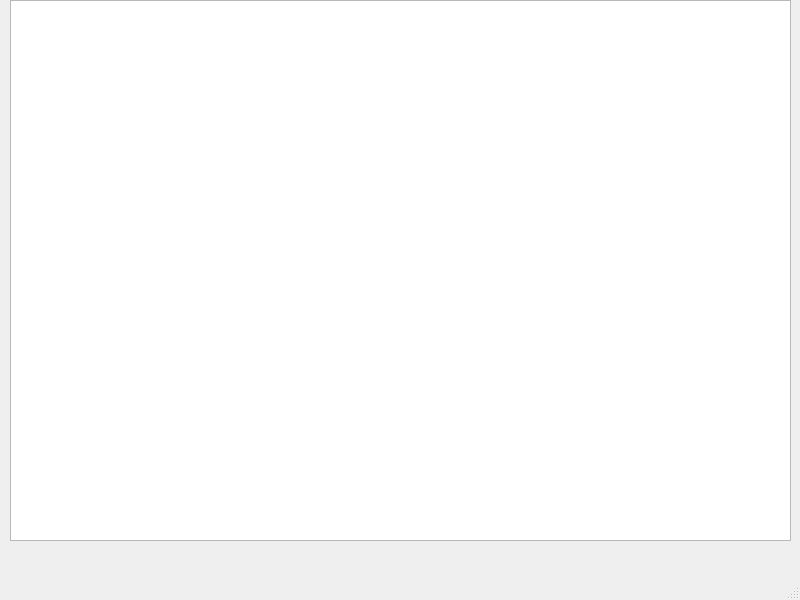
<?xml version="1.0" encoding="UTF-8"?>
<ui version="4.0">
 <class>MainWindow</class>
 <widget class="QMainWindow" name="MainWindow">
  <property name="geometry">
   <rect>
    <x>0</x>
    <y>0</y>
    <width>800</width>
    <height>600</height>
   </rect>
  </property>
  <property name="windowTitle">
   <string>MainWindow</string>
  </property>
  <widget class="QWidget" name="centralwidget">
   <widget class="QGraphicsView" name="graphicsView">
    <property name="geometry">
     <rect>
      <x>10</x>
      <y>0</y>
      <width>781</width>
      <height>541</height>
     </rect>
    </property>
   </widget>
  </widget>
  <widget class="QMenuBar" name="menubar">
   <property name="geometry">
    <rect>
     <x>0</x>
     <y>0</y>
     <width>800</width>
     <height>21</height>
    </rect>
   </property>
  </widget>
  <widget class="QStatusBar" name="statusbar"/>
 </widget>
 <resources/>
 <connections/>
</ui>
